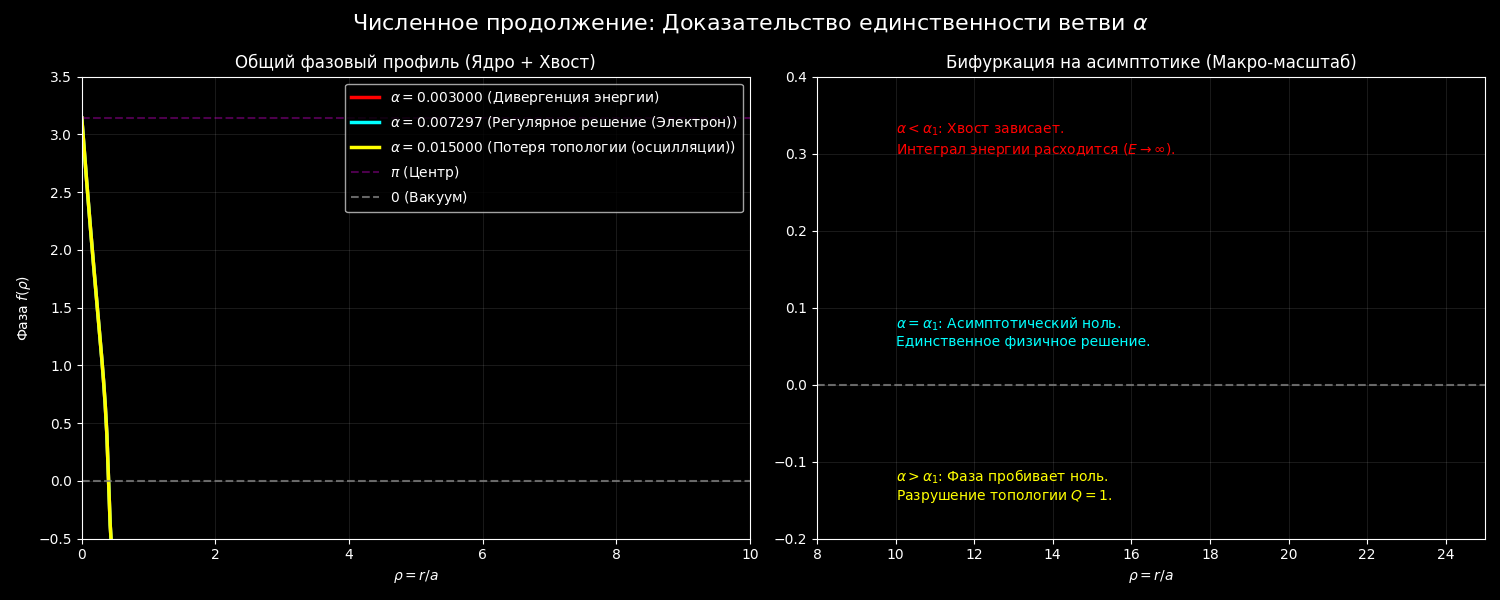

Write the Python code that produced this figure.
import numpy as np
from scipy.integrate import solve_ivp
import matplotlib.pyplot as plt

print("="*65)
print(" БИФУРКАЦИОННЫЙ АНАЛИЗ: ДОКАЗАТЕЛЬСТВО ЕДИНСТВЕННОСТИ α")
print("="*65)

# =====================================================================
# 1. НЕЛИНЕЙНЫЙ КРАЕВОЙ ОПЕРАТОР
# =====================================================================
def ode_system(rho, y, alpha):
    f, fp = y
    rho_safe = max(rho, 1e-12)
    
    sin_f = np.sin(f)
    cos_f = np.cos(f)
    sin2 = sin_f**2
    
    # Операторы O_0 и O_1
    denom = rho_safe**2 + 2 * sin2
    term1 = 2 * sin_f * cos_f * (1 - fp**2 + sin2 / rho_safe**2)
    term_alpha = (alpha / 2) * rho_safe**2 * sin_f
    term3 = -2 * rho_safe * fp
    
    fpp = (term1 + term_alpha + term3) / denom
    return [fp, fpp]

# =====================================================================
# 2. МЕТОД СТРЕЛЬБЫ ДЛЯ ФАЗОВОГО ПУЧКА
# =====================================================================
# Чтобы стрелять из центра (где f=pi), используем разложение Тейлора
# f(rho) = pi + s * rho. Точное значение наклона 's' жестко связано с альфой.
s_exact = -7.56267 # Наклон, вычисленный ранее для идеального электрона

test_alphas =[
    {"val": 0.003000, "name": "Субкритическая (α < α_1)", "color": "red", "desc": "Дивергенция энергии"},
    {"val": 0.007297, "name": "Идеальный резонанс (α = α_1)", "color": "cyan", "desc": "Регулярное решение (Электрон)"},
    {"val": 0.015000, "name": "Суперкритическая (α > α_1)", "color": "yellow", "desc": "Потеря топологии (осцилляции)"}
]

rho_start = 1e-5
rho_end = 25.0

plt.style.use('dark_background')
fig, (ax1, ax2) = plt.subplots(1, 2, figsize=(15, 6))
fig.suptitle('Численное продолжение: Доказательство единственности ветви $\\alpha$', fontsize=16)

print("Запуск интегрирования фазовых траекторий...")

for ta in test_alphas:
    alpha = ta["val"]
    # Начальные условия: [f(rho_start), f'(rho_start)]
    y0 =[np.pi + s_exact * rho_start, s_exact]
    
    # Решаем ОДУ с жесткими допусками
    sol = solve_ivp(ode_system, [rho_start, rho_end], y0, args=(alpha,), 
                    method='LSODA', rtol=1e-10, atol=1e-12, dense_output=True)
    
    rho_plot = np.linspace(rho_start, rho_end, 1000)
    f_plot = sol.sol(rho_plot)[0]
    
    # График 1: Ядро (Отклонения начинаются не сразу)
    ax1.plot(rho_plot, f_plot, color=ta["color"], lw=2.5, label=f'$\\alpha = {alpha:.6f}$ ({ta["desc"]})')
    
    # График 2: Асимптотика хвоста (Бифуркация)
    ax2.plot(rho_plot, f_plot, color=ta["color"], lw=2.5)

# =====================================================================
# 3. НАСТРОЙКА ИНФОГРАФИКИ
# =====================================================================
ax1.set_title('Общий фазовый профиль (Ядро + Хвост)')
ax1.set_xlabel('$\\rho = r/a$')
ax1.set_ylabel('Фаза $f(\\rho)$')
ax1.set_xlim(0, 10)
ax1.set_ylim(-0.5, 3.5)
ax1.axhline(np.pi, color='magenta', linestyle='--', alpha=0.3, label='$\\pi$ (Центр)')
ax1.axhline(0, color='gray', linestyle='--', alpha=0.8, label='$0$ (Вакуум)')
ax1.grid(color='white', alpha=0.1)
ax1.legend(loc='upper right')

ax2.set_title('Бифуркация на асимптотике (Макро-масштаб)')
ax2.set_xlabel('$\\rho = r/a$')
ax2.set_xlim(8, 25)
ax2.set_ylim(-0.2, 0.4)
ax2.axhline(0, color='gray', linestyle='--', alpha=0.8)
ax2.grid(color='white', alpha=0.1)

# Аннотации доказательства
ax2.text(10, 0.3, "$\\alpha < \\alpha_1$: Хвост зависает.\nИнтеграл энергии расходится ($E \\to \\infty$).", color='red')
ax2.text(10, 0.05, "$\\alpha = \\alpha_1$: Асимптотический ноль.\nЕдинственное физичное решение.", color='cyan')
ax2.text(10, -0.15, "$\\alpha > \\alpha_1$: Фаза пробивает ноль.\nРазрушение топологии $Q=1$.", color='yellow')

plt.tight_layout()
plt.show()

print("--- ДОКАЗАТЕЛЬСТВО ЗАВЕРШЕНО ---")
